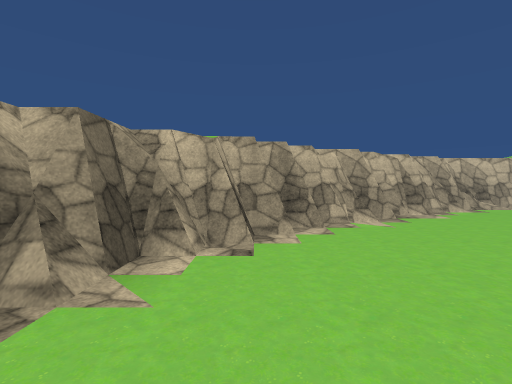
view 1 (above)

20 first-person views from a walk through a Unity game level. The camera is 1.5 m above the floor, tilts 2° down and sees 85° across. The floor is counted in squares, 2 m on a side. Each view is taken from the middle of a square. On the plan, view 1 faces up. The plan holds only what a view shows up to about 10 squares ahead; the rest is blank. The place goes on beyond the plan. Some surface patterns are stand-ins.

view 2
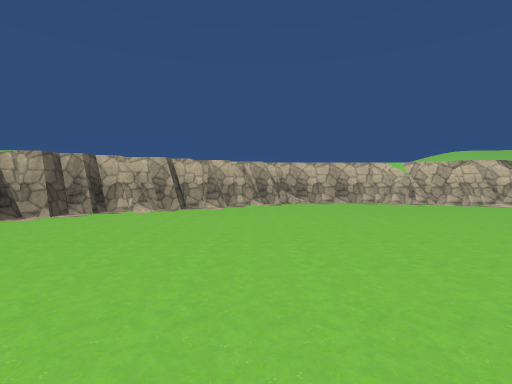

view 3
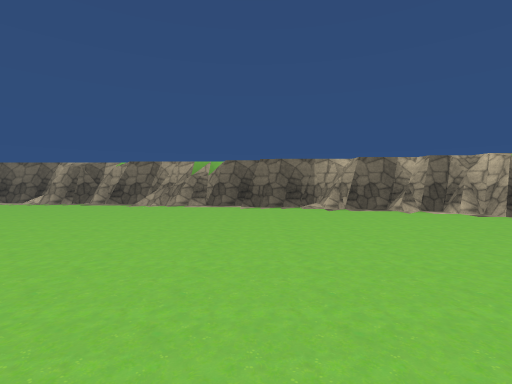

view 4
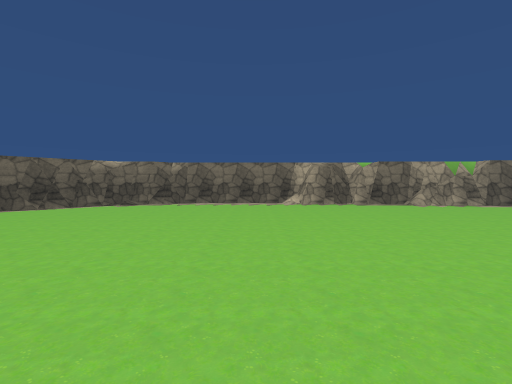

view 5
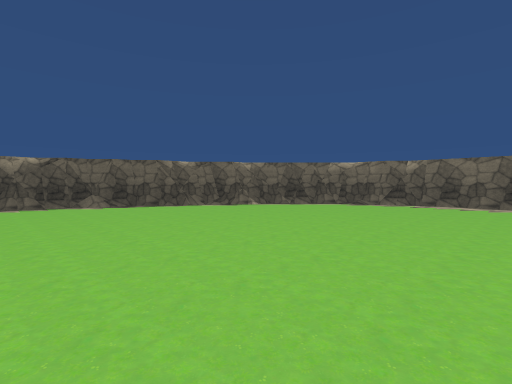

view 6
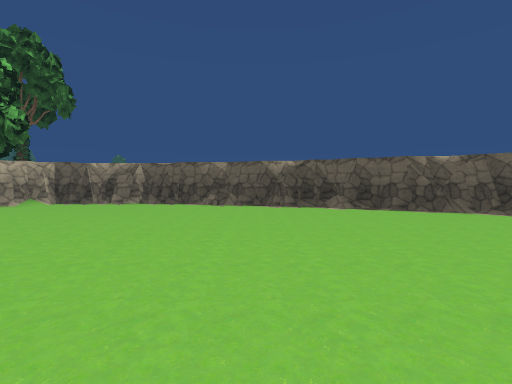

view 7
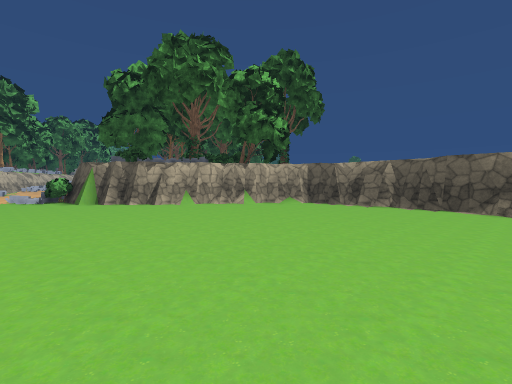

view 8
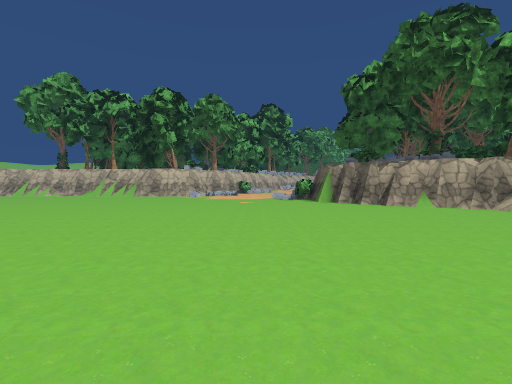

view 9
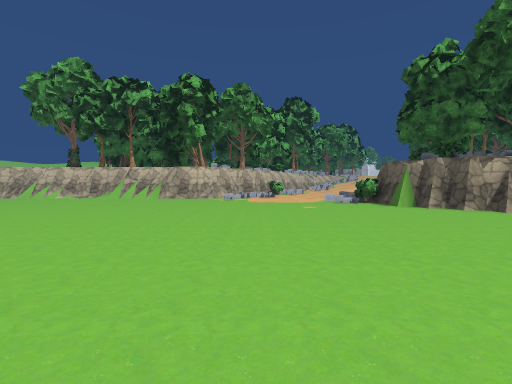

view 10
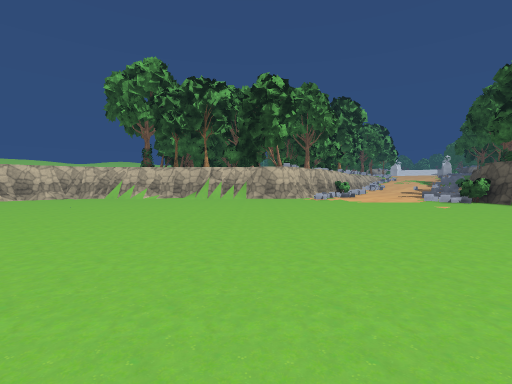

view 11
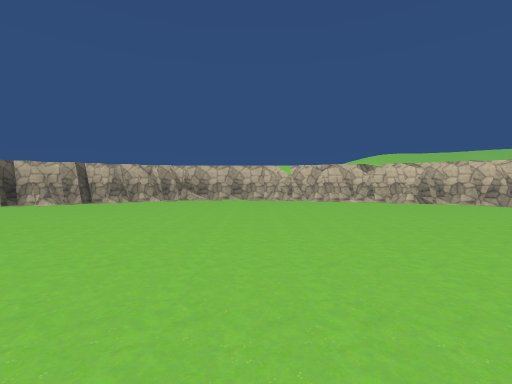

view 12
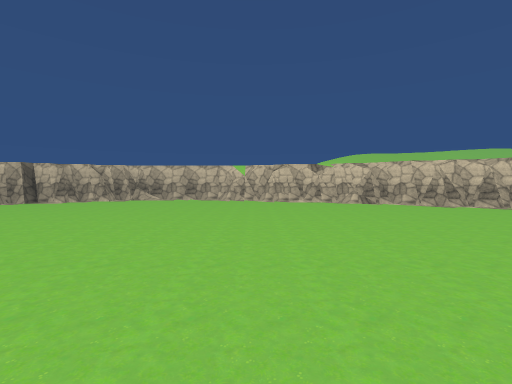

view 13
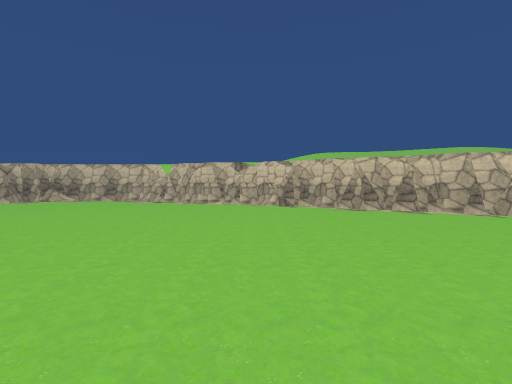

view 14
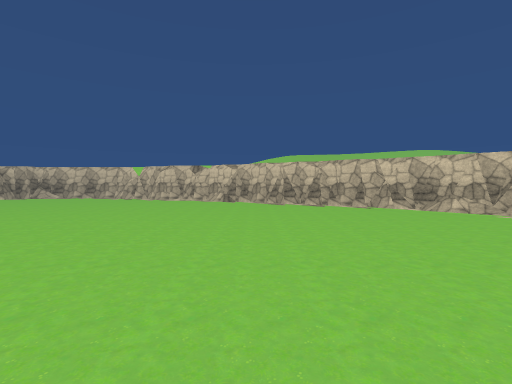

view 15
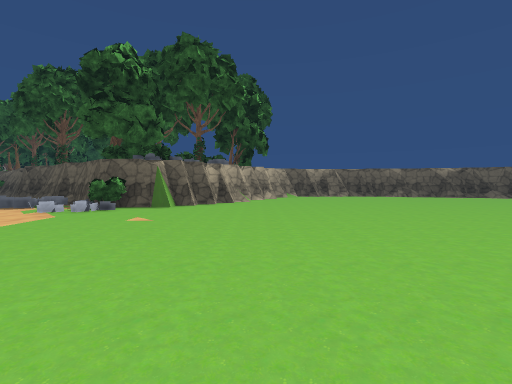

view 16
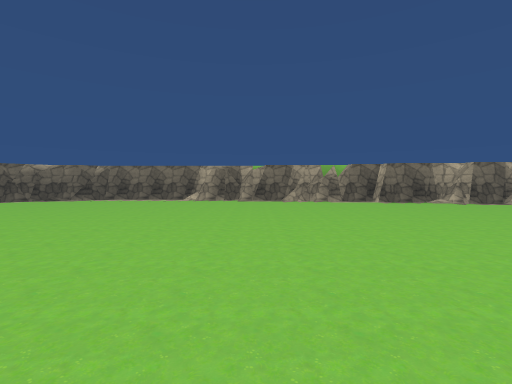

view 17
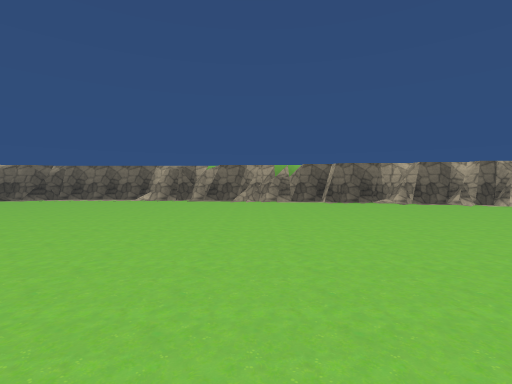

view 18
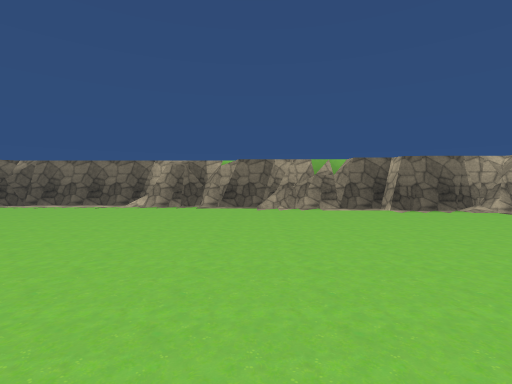

view 19
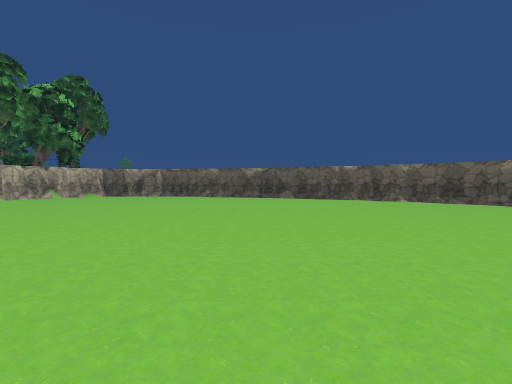

view 20
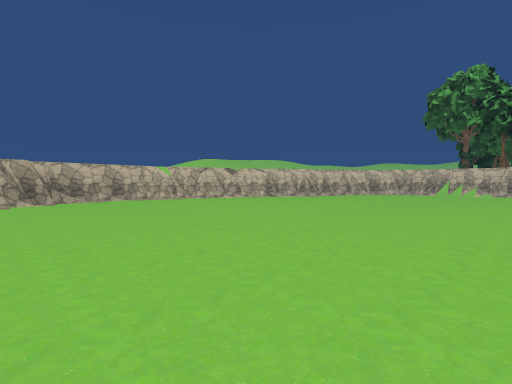

### Floor plan
Key: @ floor where view 1 was taken; # wall or solid block; . main floor; : floor 3 m higher than the main floor; / step, stairs or slope; = window, fence, low wall or low ledge; v drop or lower ground; O other object.
Columns run from 5 left of view 1 to 20 right of it. Each row starts with its distance up from view 1.
  8          :##vvv##/
  7         v##......##v/
  6       ###........../##:
  5     :###..............#/:
  4    :##.................=##
  3    :#....................#
  2    ##.....................
  1    #......................
  0   v#.@....................
 -1   #.......................
 -2   #......................
 -3  /#......................
 -4  /v......................
 -5  v#...........  .........
 -6  #...........  ..........
 -7 :#.......................
 -8 :#...........  ..........
 -9  #...........   .........
-10  #............ ..........
-11  v.......................
-12  v........................
-13  v........................
-14  #........................
-15  #......................OO
-16  ##...................####
-17   ##.................##OO
-18    v##...............#:OO
-19     :##.............##
-20      :###........../# OO
-21         ###/....../#OOO
-22           :/##v#v##/O OO
-23               :::

Positions as (right, up) in squares from view 1, and headings:
1: (0, 0), facing up
2: (5, -2), facing up
3: (6, -2), facing left
4: (6, -11), facing left
5: (6, -11), facing down-left
6: (6, -12), facing down
7: (7, -13), facing down-right
8: (7, -13), facing right
9: (9, -11), facing right
10: (9, -7), facing right
11: (9, -4), facing up
12: (11, -4), facing up
13: (14, -3), facing up
14: (16, -5), facing up
15: (15, -7), facing down
16: (8, -7), facing left
17: (8, -5), facing left
18: (5, -6), facing left
19: (5, -7), facing down
20: (4, -4), facing up-right
